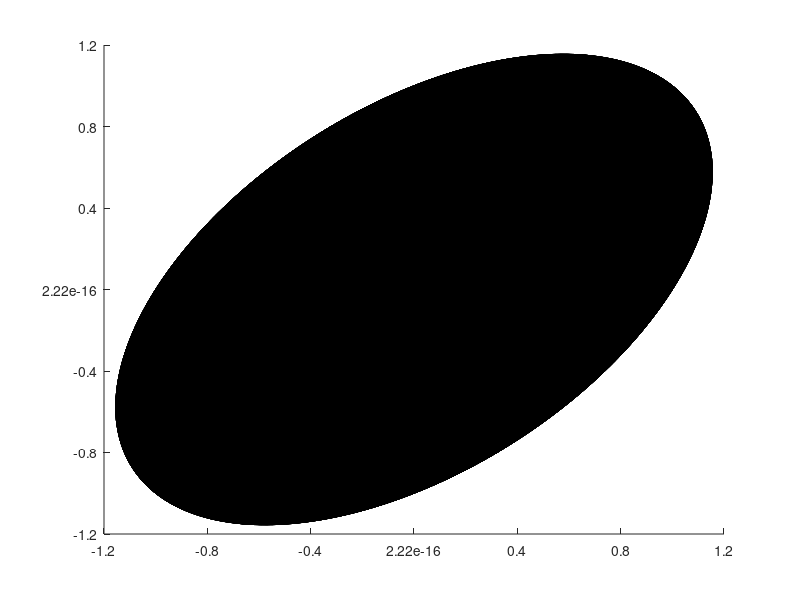

Write the MATLAB code that produced this figure. (Note: this script raises an error after producing the figure.)
clc
close all
clear
% Constants for the Hill 1948 plasticity model
% Sig00 = 1; % Yield stress in uniaxial tension along the rolling direction
% Sig90 = .9; % Yield stress in uniaxial tension along the transverse direction
% Sigb = 1.2; % Yield stress in uniaxial tension along the normal direction

Sig00 = 335.4;
Sig15 = 335.1;
Sig30 = 338.1;
Sig45 = 343.2;
Sig65 = 349.1;
Sig75 = 356.1;
Sig90 = 359.4;
Sigb = 345;
% Tau = 340;
% Tau = Tau/Sig00;
Tau = 1/sqrt(3);


Sig45 =Sig45/Sig00;
Sig90 =Sig90/Sig00;
Sigb =Sigb/Sig00;
Sig00 = 1;
% Calculate F1, G1, and H1 coefficients
F1 = (Sig00/Sig90)^2 - 1 + (Sig00/Sigb)^2;
% F1 = 1;
G1 = 1 - (Sig00/Sig90)^2 + (Sig00/Sigb)^2;
% G1 = 1;
H1 = 1 + (Sig00/Sig90)^2 - (Sig00/Sigb)^2;
% H1 = 1;
% N1 =  (4*(Sig00)^2)/(Sig45)^2 - ((Sig00)^2)/((Sigb)^2);
N1 = (4*(Sig00)^2)/(Sig45)^2 - ((Sig00)^2 - 1/sqrt(3)*Tau^2)/((Sigb)^2);
% N1 = (4*(Sig00)^2)/(Sig45)^2 - ((Sig00)^2 + Tau^2)/((Sigb)^2);
% N1 = 3;
% N1 = 0;
% Range of stress components
sigma1_range = linspace(-1.2, 1.2, 100);
sigma2_range = linspace(-1.2, 1.2, 100);
tau12_range = linspace(-1, 1, 100);

xlim([-1.2 1.2])
xticks(-1.2:0.4:1.2)
ylim([-1.2 1.2])
yticks(-1.2:0.4:1.2)
zlim([-1 1])
zticks(-1:0.5:1)

% Create a meshgrid for stress components
[sigma1, sigma2, tau12] = meshgrid(sigma1_range, sigma2_range, tau12_range);

% Calculate the Hill48 yield function value for plane stress conditions (sigma3 = 0)
hill48 = (G1  * (sigma1.^2) + F1  * (sigma2.^2) +  H1 * (sigma1 - sigma2).^2)/2 + N1*(tau12.^2);

% Calculate the von Mises yield criterion value for plane stress conditions (sigma3 = 0)
vonMises = sqrt(.5*((sigma1 - sigma2).^2 + sigma2.^2 + sigma1.^2) + 3 * tau12.^2);

% Create a 3D surface plot
% figure('defaultAxesColorOrder',[0 0 0; 0 0 1; 0 0 1; 0 0 1;])
% figure
isosurface_threshold = 1;
h2 = patch(isosurface(sigma1, sigma2, tau12, vonMises, isosurface_threshold));
% set(h2, 'FaceColor', 'b', 'EdgeColor', 'none', 'FaceAlpha', 0.3);
ctau12 = smooth3(rand(size(tau12)),'box',5);
isonormals(sigma1, sigma2, tau12,vonMises,h2)
isocolors(sigma1, sigma2, tau12,tau12,h2)
h2.FaceColor = 'interp';
h2.EdgeColor = 'none';
colorbar('Limits',[-0.6 0.6])
set(h2, 'FaceAlpha', 1);
% axis tight
% camlight
% lighting gouraud
% h1 = patch(isosurface(sigma1, sigma2, tau12, hill48, isosurface_threshold));
% set(h1, 'FaceColor', 'b', 'EdgeColor', 'none', 'FaceAlpha', 0.3);
% hold on;


% xlabel('Stress Component 1 (\sigma_{11})');
xlabel('\sigma_{11}','Rotation',20);
ylabel('\sigma_{22}','Rotation',-25);
zlabel('\tau_{12}');
% title('3D Surface Plot of Hill48 Plasticity Model and von Mises Yield Criterion under Plane Stress Conditions');
axis equal;
grid on;
view(3);
view(gca,[-17.31 41.14]);

% Experimental results from the pure shear test
SH_sigma1 = 0; % Replace with your experimental value
SH_sigma2 = 0; % Replace with your experimental value
SH_tau12 = Tau; % Replace with your experimental value
% Experimental results from the 0° tension
T0_sigma1 = Sig00; 
T0_sigma2 = 0; 
T0_tau12 = 0; 
% Experimental results from the 90°
T90_sigma1 = 0; 
T90_sigma2 = Sig90; 
T90_tau12 = 0;
% Experimental results from the Biaxial
Tb_sigma1 = Sigb; 
Tb_sigma2 = Sigb; 
Tb_tau12 = 0;
% Plot the experimental point on the 3D surface
hold on;
% plot3(SH_sigma1, SH_sigma2, SH_tau12, 'ro', 'MarkerSize', 10, 'MarkerFaceColor', 'r');
plot3(T0_sigma1, T0_sigma2, T0_tau12, 'ro', 'MarkerSize', 8, 'MarkerFaceColor', 'r');
plot3(T90_sigma1, T90_sigma2, T90_tau12, 'ro', 'MarkerSize', 8, 'MarkerFaceColor', 'r');
plot3(Tb_sigma1, Tb_sigma2, Tb_tau12, 'ro', 'MarkerSize', 8, 'MarkerFaceColor', 'r');

set(gca,'xcolor','k','ycolor','k','zcolor','k','linewidth',1.5,'FontSize',14,'GridColor',...
    [0 0 1])
% legend('Hill48 Yield Surface', 'von Mises Yield Surface', 'Experimental Result');
% l = legend({'Mon Mises','Experimental'}...
%     ,'FontSize',12,'location','northeast');
legend off
% hold off;
% legend boxoff
% grid off
set(h2, 'FaceAlpha', 0.6);
colormap('jet');
print(gcf,'-dtiffn','Mises_3D_full')

view([-48.5877218236778 17.3077432710233]);
xlim([0 1.2])
xticks(0:0.2:1.2)
ylim([0 1.2])
yticks(0:0.2:1.2)
zlim([0 0.6])
zticks(0:0.2:0.6)
colorbar('Limits',[0 0.6])
print(gcf,'-dtiffn','Mises_3D_full_2')
colormap('jet');
view(gca,[0.289609607886099 90]);
xlim([-1.5 1.5])
xticks(-1.5:0.5:1.5)
ylim([-1.5 1.5])
yticks(-1.5:0.5:1.5)
% l = legend({'Mon Mises','Experimental'}...
%     ,'FontSize',12,'location','northeastoutside');
legend off
% hold off;
set(h2, 'FaceAlpha', 1);
colormap('jet');
print(gcf,'-dtiffn','Mises_2D_full')